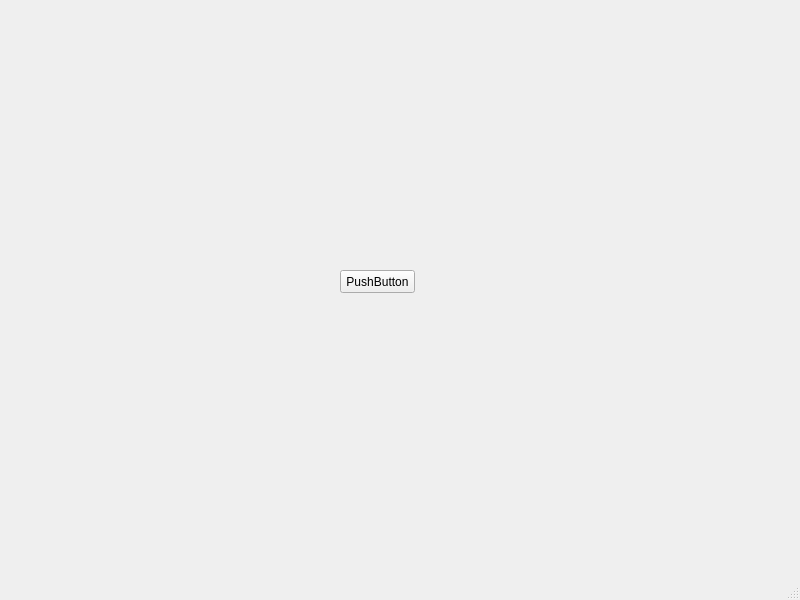
<?xml version="1.0" encoding="UTF-8"?>
<ui version="4.0">
 <class>MainWindow</class>
 <widget class="QMainWindow" name="MainWindow">
  <property name="geometry">
   <rect>
    <x>0</x>
    <y>0</y>
    <width>800</width>
    <height>600</height>
   </rect>
  </property>
  <property name="windowTitle">
   <string>MainWindow</string>
  </property>
  <widget class="QWidget" name="centralwidget">
   <widget class="QPushButton" name="pushButton">
    <property name="geometry">
     <rect>
      <x>340</x>
      <y>270</y>
      <width>75</width>
      <height>23</height>
     </rect>
    </property>
    <property name="text">
     <string>PushButton</string>
    </property>
   </widget>
  </widget>
  <widget class="QMenuBar" name="menubar">
   <property name="geometry">
    <rect>
     <x>0</x>
     <y>0</y>
     <width>800</width>
     <height>21</height>
    </rect>
   </property>
  </widget>
  <widget class="QStatusBar" name="statusbar"/>
 </widget>
 <resources/>
 <connections/>
</ui>
